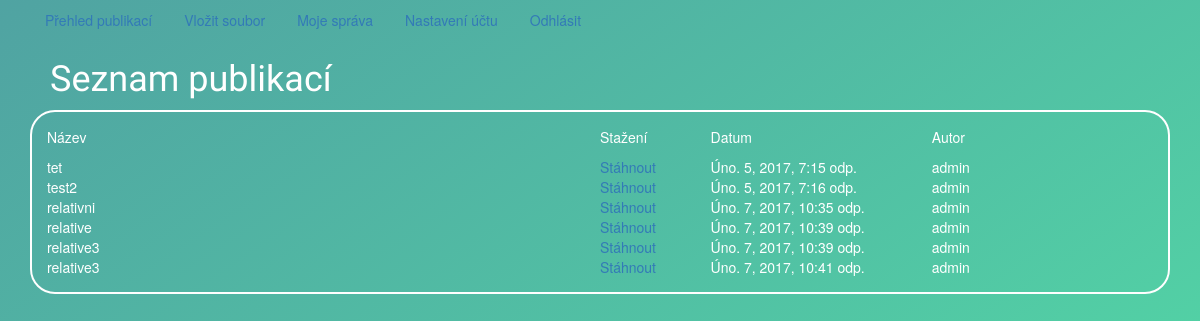
/main/, run on the app's committed database.
### main/models.py (models this page shows)
class file_record(models.Model):
    file_name = models.CharField(max_length=255)
    owner = models.ForeignKey(User, on_delete=models.CASCADE)
    date = models.DateTimeField(auto_now_add=True)
    path = models.CharField(max_length=255)

### main/views.py (the view)
def Main(request):
    results = file_record.objects.all()
    return render(request, 'main/file_list.html', {'results': results})

### main/templates/main/file_list.html (shortened to what this page needs)
{% extends "base.html" %}
{% load static %}
{% block head %}Seznam publikací{% endblock %}
{% block content %}
    <div class="file_list_labels">
        <div class="file_list_name">Název</div>
        <div class="file_list_download">Stažení</div>
        <div class="file_list_date">Datum</div>
        <div class="file_list_uploadedBy">Autor</div>
    </div>
        {% for item in results %}
            <div class="file_list_name">    {{ item.file_name }} </div>
            <div class="file_list_download"><a href='{{ item.path }}' download="{{ item.file_name }}" >Stáhnout</a></div>
            <div class="file_list_date">{{ item.date }}</div>
            <div class="file_list_uploadedBy">{{ item.owner }}</div>
            <br>
        {% endfor %}
{% endblock %}

### main/static/main/base.css (style rules this page uses)
* { box-sizing: border-box; margin: 0; padding: 0; font-weight: 300; }
body { font-family: 'Source Sans Pro', sans-serif; color: white; font-weight: 300; }
.file_list_labels { margin-bottom: 30px; }
.file_list_name { width: 50%; float: left; }
.file_list_download { width: 10%; float: left; }
.file_list_date { width: 20%; float: left; }
.file_list_uploadedBy { width: 15%; float: left; }

### data on the page
file_record: file_name "tet", date "Úno. 5, 2017, 7:15 odp.", owner "admin"
file_record: file_name "test2", date "Úno. 5, 2017, 7:16 odp.", owner "admin"
file_record: file_name "relativni", date "Úno. 7, 2017, 10:35 odp.", owner "admin"
file_record: file_name "relative", date "Úno. 7, 2017, 10:39 odp.", owner "admin"
file_record: file_name "relative3", date "Úno. 7, 2017, 10:39 odp.", owner "admin"
file_record: file_name "relative3", date "Úno. 7, 2017, 10:41 odp.", owner "admin"
